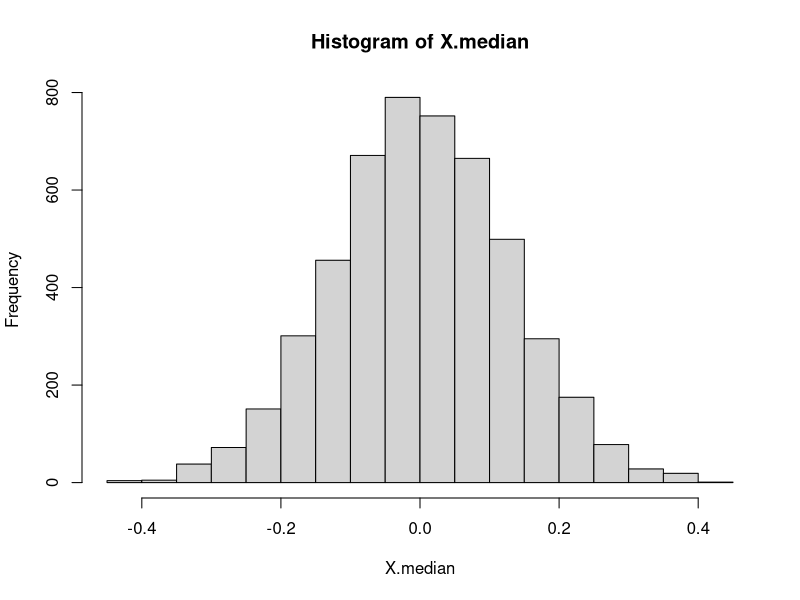

Write the R code that produced this figure.
## ---- chunk 1
X.median = numeric(5000)
## ---- chunk 2
n = 99 #sample size of each simulation
m = 50 #median = 50th
## ---- chunk 3
for (i in 1: 5000){
  s = rnorm(n,0,1)
  X.median[i] = sort(s)[m]
}
## ---- chunk 4
mean(X.median)
sd(X.median)
## ---- chunk 5
hist(X.median)
